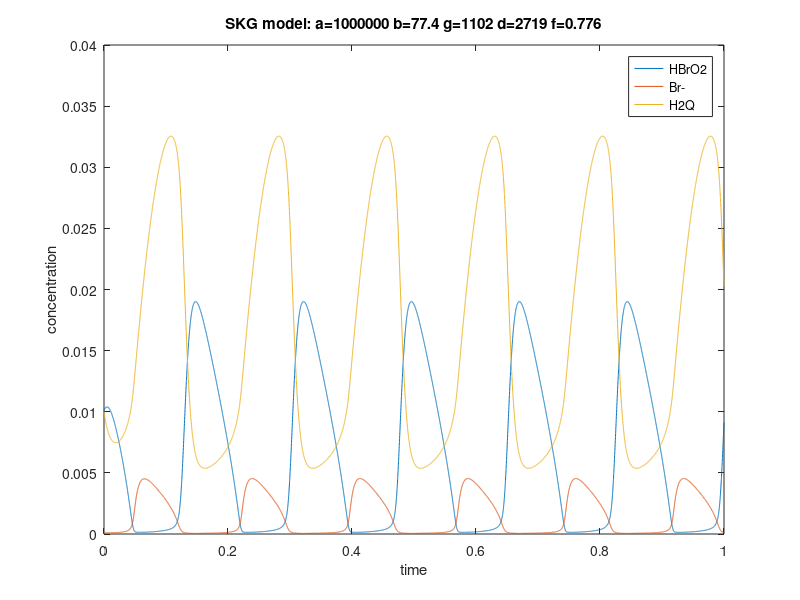

Recreate this plot in MATLAB.
# -*-octave-*-
# SKG model DOI: 10.1021/jp9832721
# Eqs E6-E8


global galpha = 1000000;
global gbeta = 77.4;
global ggamma = 1102;
global gdelta = 2719;
global gf = 0.776;

function xdot = f (x, t)
  global galpha;
  global gbeta;
  global ggamma;
  global gdelta;
  global gf;

  xdot = zeros (3, 1);

  # alpha = ka * kc / realpow(kf, 2);
  # beta = kb / kf;
  # delta = 2 * kc * k3 / realpow(kf, 2);
  # gamma = kd * realsqrt(ke) / realpow(kf, 3/2);

  xdot(1) = x(2) * (gbeta - galpha * x(1)) + x(3) * (ggamma * realsqrt(x(1)) + 1.0) - gdelta * realpow(xdot(1), 2);
  xdot(2) = 1.0 - x(2) * (gbeta + galpha * x(1));
  xdot(3) = gf - x(3) * (ggamma * realsqrt(x(1)) + 1.0); 

endfunction



#1 HBrO2
x1 = 0.01;
#2 Br-
x2 = 0;
#3 H2Q
x3 = 0.01;

x0 = [x1; x2; x3];

# time = kf*t
t = linspace (0, 1, 10000);

y = lsode ("f", x0, t);


plot (t, y);

xlabel("time");
ylabel("concentration");
title(cstrcat("SKG model: a=", num2str(galpha),
			  " b=", num2str(gbeta),
			  " g=", num2str(ggamma),
			  " d=", num2str(gdelta),
			  " f=", num2str(gf))
	  );
legend("HBrO2", "Br-", "H2Q");

print -djpg skg.jpg

d = [rot90(t, -1), y];

save plot.mat d;

quit(0);



